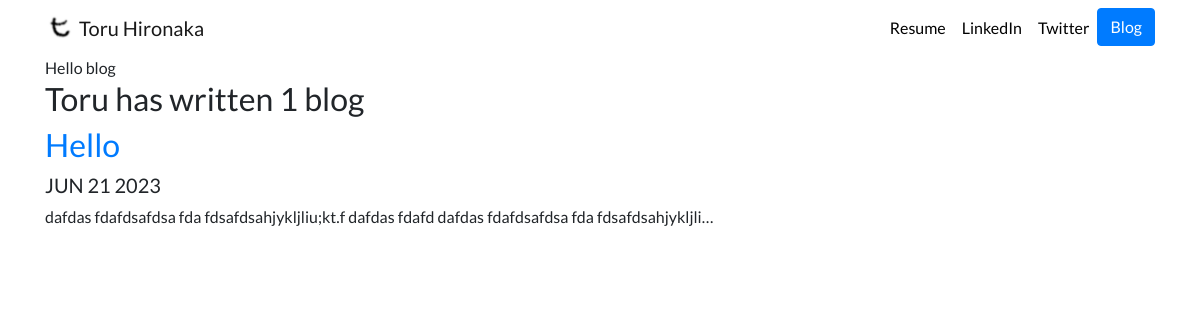
Screenshot of /blog/ with the database file from the repository.
### blog/models.py (models this page shows, shortened)
class Blog(models.Model):
    title = models.CharField(max_length=200)
    description = models.TextField()
    date = models.DateField()

### blog/views.py (the view)
# urls.py: path('', views.all_blogs, name='all_blogs'),
def all_blogs(request):
    blogs = Blog.objects.order_by('-date')
    return render(request, 'blog/all_blogs.html', {'blogs':blogs})

### blog/templates/blog/all_blogs.html
{% extends 'portfolio/base.html' %}
{% block content %}
    Hello blog
    <h2>Toru has written {{ blogs.count }} blog{{ blogs.count|pluralize }} </h2>
    {% for blog in blogs %}
        <a href="{% url 'blog:detail'  blog.id %}" ><h2>{{ blog.title }}</h2></a>
        <h5>{{ blog.date|date:'M d Y'|upper }}</h5>
        <p>{{ blog.description|striptags|truncatechars:100 }}</p>
    {% endfor %}
{% endblock %}

### portfolio/static/portfolio/custom.css (style rules this page uses)
body { font-family: 'Lato', sans-serif; }

### rows the page displays
Blog: title "Hello", date "JUN 21 2023", description "dafdas fdafdsafdsa fda fdsafdsahjykljliu;kt.f dafdas fdafd dafdas fdafdsafdsa fda fdsafdsahjykljli…"

### other values shown
{{ blogs.count }} "1"
